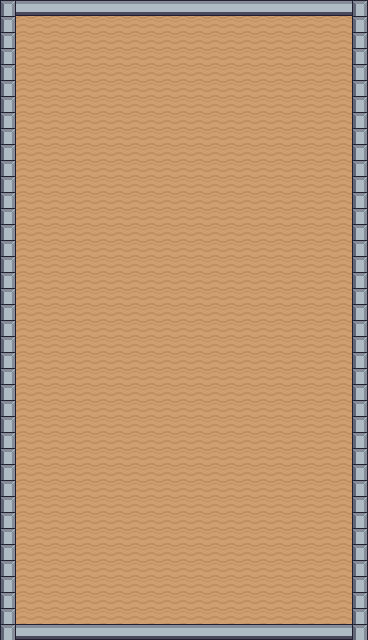

A level layout from a 2D game, rendered from its tile map. Below: a short description, then the map file with its tile-grid data intact:
An orthogonal 23x40 tile map with 16x16 px tiles, 1 tile layer (Tile Layer 1).

<map version="1.10" tiledversion="1.10.2" orientation="orthogonal" renderorder="right-down" width="23" height="40" tilewidth="16" tileheight="16" infinite="0" nextlayerid="2" nextobjectid="1">
 <tileset firstgid="1" source="breakout.tsx" />
 <layer id="1" name="Tile Layer 1" width="23" height="40">
  <data encoding="csv">
104,102,102,102,102,102,102,102,102,102,102,102,102,102,102,102,102,102,102,102,102,102,104,
104,206,206,206,206,206,206,206,206,206,206,206,206,206,206,206,206,206,206,206,206,206,104,
104,206,206,206,206,206,206,206,206,206,206,206,206,206,206,206,206,206,206,206,206,206,104,
104,206,206,206,206,206,206,206,206,206,206,206,206,206,206,206,206,206,206,206,206,206,104,
104,206,206,206,206,206,206,206,206,206,206,206,206,206,206,206,206,206,206,206,206,206,104,
104,206,206,206,206,206,206,206,206,206,206,206,206,206,206,206,206,206,206,206,206,206,104,
104,206,206,206,206,206,206,206,206,206,206,206,206,206,206,206,206,206,206,206,206,206,104,
104,206,206,206,206,206,206,206,206,206,206,206,206,206,206,206,206,206,206,206,206,206,104,
104,206,206,206,206,206,206,206,206,206,206,206,206,206,206,206,206,206,206,206,206,206,104,
104,206,206,206,206,206,206,206,206,206,206,206,206,206,206,206,206,206,206,206,206,206,104,
104,206,206,206,206,206,206,206,206,206,206,206,206,206,206,206,206,206,206,206,206,206,104,
104,206,206,206,206,206,206,206,206,206,206,206,206,206,206,206,206,206,206,206,206,206,104,
104,206,206,206,206,206,206,206,206,206,206,206,206,206,206,206,206,206,206,206,206,206,104,
104,206,206,206,206,206,206,206,206,206,206,206,206,206,206,206,206,206,206,206,206,206,104,
104,206,206,206,206,206,206,206,206,206,206,206,206,206,206,206,206,206,206,206,206,206,104,
104,206,206,206,206,206,206,206,206,206,206,206,206,206,206,206,206,206,206,206,206,206,104,
104,206,206,206,206,206,206,206,206,206,206,206,206,206,206,206,206,206,206,206,206,206,104,
104,206,206,206,206,206,206,206,206,206,206,206,206,206,206,206,206,206,206,206,206,206,104,
104,206,206,206,206,206,206,206,206,206,206,206,206,206,206,206,206,206,206,206,206,206,104,
104,206,206,206,206,206,206,206,206,206,206,206,206,206,206,206,206,206,206,206,206,206,104,
104,206,206,206,206,206,206,206,206,206,206,206,206,206,206,206,206,206,206,206,206,206,104,
104,206,206,206,206,206,206,206,206,206,206,206,206,206,206,206,206,206,206,206,206,206,104,
104,206,206,206,206,206,206,206,206,206,206,206,206,206,206,206,206,206,206,206,206,206,104,
104,206,206,206,206,206,206,206,206,206,206,206,206,206,206,206,206,206,206,206,206,206,104,
104,206,206,206,206,206,206,206,206,206,206,206,206,206,206,206,206,206,206,206,206,206,104,
104,206,206,206,206,206,206,206,206,206,206,206,206,206,206,206,206,206,206,206,206,206,104,
104,206,206,206,206,206,206,206,206,206,206,206,206,206,206,206,206,206,206,206,206,206,104,
104,206,206,206,206,206,206,206,206,206,206,206,206,206,206,206,206,206,206,206,206,206,104,
104,206,206,206,206,206,206,206,206,206,206,206,206,206,206,206,206,206,206,206,206,206,104,
104,206,206,206,206,206,206,206,206,206,206,206,206,206,206,206,206,206,206,206,206,206,104,
104,206,206,206,206,206,206,206,206,206,206,206,206,206,206,206,206,206,206,206,206,206,104,
104,206,206,206,206,206,206,206,206,206,206,206,206,206,206,206,206,206,206,206,206,206,104,
104,206,206,206,206,206,206,206,206,206,206,206,206,206,206,206,206,206,206,206,206,206,104,
104,206,206,206,206,206,206,206,206,206,206,206,206,206,206,206,206,206,206,206,206,206,104,
104,206,206,206,206,206,206,206,206,206,206,206,206,206,206,206,206,206,206,206,206,206,104,
104,206,206,206,206,206,206,206,206,206,206,206,206,206,206,206,206,206,206,206,206,206,104,
104,206,206,206,206,206,206,206,206,206,206,206,206,206,206,206,206,206,206,206,206,206,104,
104,206,206,206,206,206,206,206,206,206,206,206,206,206,206,206,206,206,206,206,206,206,104,
104,206,206,206,206,206,206,206,206,206,206,206,206,206,206,206,206,206,206,206,206,206,104,
104,102,102,102,102,102,102,102,102,102,102,102,102,102,102,102,102,102,102,102,102,102,104
</data>
 </layer>
</map>
